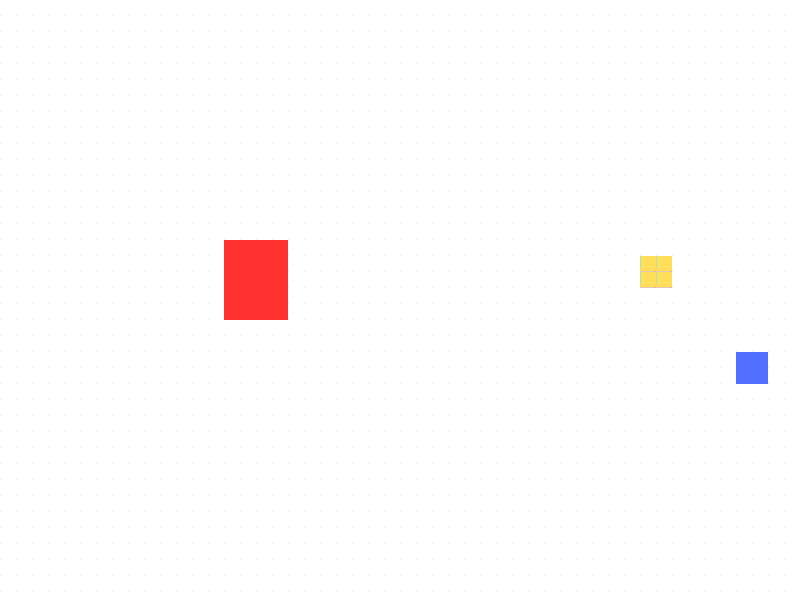

This is a level from a 2D game, rendered from its Tiled map with the project's own tilesets. A one-line summary and the map file follow, with tile-layer data summarised:
An orthogonal 50x37 tile map with 16x16 px tiles, 4 tile layers (Tile Layer 1, bodyRED, bodyYELLOW, bodyBLUE) and 28 objects (28x block).

<map version="1.10" tiledversion="1.11.2" orientation="orthogonal" renderorder="right-down" width="50" height="37" tilewidth="16" tileheight="16" infinite="0" nextlayerid="8" nextobjectid="217">
 <editorsettings>
  <export target="easy.lua" format="lua" />
 </editorsettings>
 <tileset firstgid="1" name="simple-map" tilewidth="16" tileheight="16" tilecount="234" columns="18">
  <image source="Untitled design-3.png" width="288" height="208" />
  <tile id="95">
   <properties>
    <property name="bodyOne" type="bool" value="true" />
   </properties>
  </tile>
  <tile id="116">
   <properties>
    <property name="bodyThree" type="bool" value="true" />
   </properties>
  </tile>
  <tile id="133">
   <properties>
    <property name="bodyTwo" type="bool" value="true" />
   </properties>
  </tile>
 </tileset>
 <layer id="1" name="Tile Layer 1" width="50" height="37">
  <data>[1850 cells, 1850 non-empty, 1 distinct tile ids]</data>
 </layer>
 <objectgroup id="7" name="Objects">
  <object id="188" name="block" x="224" y="240" width="16" height="16" />
  <object id="189" name="block" x="256" y="240" width="16" height="16" />
  <object id="190" name="block" x="240" y="240" width="16" height="16" />
  <object id="191" name="block" x="272" y="240" width="16" height="16" />
  <object id="192" name="block" x="640" y="256" width="16" height="16" />
  <object id="194" name="block" x="656" y="256" width="16" height="16" />
  <object id="195" name="block" x="656" y="272" width="16" height="16" />
  <object id="196" name="block" x="640" y="272" width="16" height="16" />
  <object id="197" name="block" x="736" y="352" width="16" height="16" />
  <object id="198" name="block" x="752" y="352" width="16" height="16" />
  <object id="199" name="block" x="752" y="368" width="16" height="16" />
  <object id="200" name="block" x="736" y="368" width="16" height="16" />
  <object id="201" name="block" x="224" y="256" width="16" height="16" />
  <object id="202" name="block" x="240" y="256" width="16" height="16" />
  <object id="203" name="block" x="256" y="256" width="16" height="16" />
  <object id="204" name="block" x="272" y="256" width="16" height="16" />
  <object id="205" name="block" x="224" y="272" width="16" height="16" />
  <object id="206" name="block" x="256" y="272" width="16" height="16" />
  <object id="207" name="block" x="240" y="272" width="16" height="16" />
  <object id="208" name="block" x="272" y="272" width="16" height="16" />
  <object id="209" name="block" x="224" y="288" width="16" height="16" />
  <object id="210" name="block" x="240" y="288" width="16" height="16" />
  <object id="211" name="block" x="256" y="288" width="16" height="16" />
  <object id="212" name="block" x="272" y="288" width="16" height="16" />
  <object id="213" name="block" x="224" y="304" width="16" height="16" />
  <object id="214" name="block" x="240" y="304" width="16" height="16" />
  <object id="215" name="block" x="256" y="304" width="16" height="16" />
  <object id="216" name="block" x="272" y="304" width="16" height="16" />
 </objectgroup>
 <layer id="3" name="bodyRED" width="50" height="37">
  <data>[1850 cells, 20 non-empty, 1 distinct tile ids]</data>
 </layer>
 <layer id="4" name="bodyYELLOW" width="50" height="37">
  <data>[1850 cells, 4 non-empty, 1 distinct tile ids]</data>
 </layer>
 <layer id="6" name="bodyBLUE" width="50" height="37">
  <data>[1850 cells, 4 non-empty, 1 distinct tile ids]</data>
 </layer>
</map>
